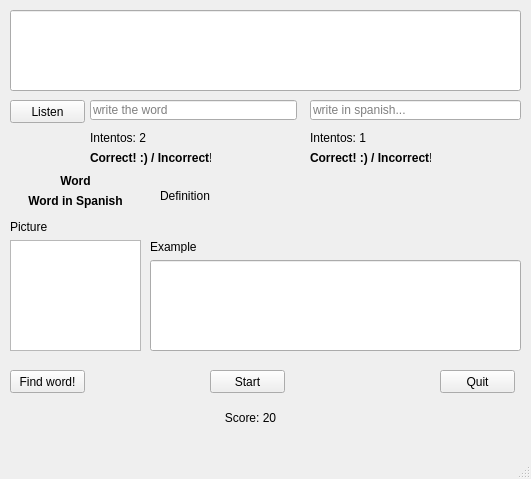
<?xml version="1.0" encoding="UTF-8"?>
<ui version="4.0">
 <class>MainWindow</class>
 <widget class="QMainWindow" name="MainWindow">
  <property name="geometry">
   <rect>
    <x>0</x>
    <y>0</y>
    <width>531</width>
    <height>479</height>
   </rect>
  </property>
  <property name="windowTitle">
   <string>MainWindow</string>
  </property>
  <widget class="QWidget" name="centralwidget">
   <widget class="QPushButton" name="pushButton_listen">
    <property name="geometry">
     <rect>
      <x>10</x>
      <y>100</y>
      <width>75</width>
      <height>23</height>
     </rect>
    </property>
    <property name="text">
     <string>Listen</string>
    </property>
   </widget>
   <widget class="QLineEdit" name="lineEdit_word_english">
    <property name="geometry">
     <rect>
      <x>90</x>
      <y>100</y>
      <width>207</width>
      <height>20</height>
     </rect>
    </property>
    <property name="placeholderText">
     <string>write the word</string>
    </property>
   </widget>
   <widget class="QLineEdit" name="lineEdit_word_spanish">
    <property name="geometry">
     <rect>
      <x>310</x>
      <y>100</y>
      <width>211</width>
      <height>20</height>
     </rect>
    </property>
    <property name="placeholderText">
     <string>write in spanish...</string>
    </property>
   </widget>
   <widget class="QLabel" name="label_ver_1">
    <property name="geometry">
     <rect>
      <x>90</x>
      <y>150</y>
      <width>121</width>
      <height>16</height>
     </rect>
    </property>
    <property name="font">
     <font>
      <weight>75</weight>
      <bold>true</bold>
     </font>
    </property>
    <property name="text">
     <string>Correct! :) / Incorrect! :(</string>
    </property>
   </widget>
   <widget class="QLabel" name="label_ver_2">
    <property name="geometry">
     <rect>
      <x>310</x>
      <y>150</y>
      <width>121</width>
      <height>16</height>
     </rect>
    </property>
    <property name="font">
     <font>
      <weight>75</weight>
      <bold>true</bold>
     </font>
    </property>
    <property name="text">
     <string>Correct! :) / Incorrect! :(</string>
    </property>
   </widget>
   <widget class="QLabel" name="label_try_1">
    <property name="geometry">
     <rect>
      <x>90</x>
      <y>130</y>
      <width>121</width>
      <height>16</height>
     </rect>
    </property>
    <property name="font">
     <font>
      <weight>50</weight>
      <italic>false</italic>
      <bold>false</bold>
      <underline>false</underline>
      <strikeout>false</strikeout>
     </font>
    </property>
    <property name="text">
     <string>Intentos: 2</string>
    </property>
    <property name="textFormat">
     <enum>Qt::AutoText</enum>
    </property>
   </widget>
   <widget class="QLabel" name="label_try_2">
    <property name="geometry">
     <rect>
      <x>310</x>
      <y>130</y>
      <width>121</width>
      <height>16</height>
     </rect>
    </property>
    <property name="text">
     <string>Intentos: 1</string>
    </property>
   </widget>
   <widget class="QLineEdit" name="lineEdit_history">
    <property name="geometry">
     <rect>
      <x>10</x>
      <y>10</y>
      <width>511</width>
      <height>81</height>
     </rect>
    </property>
   </widget>
   <widget class="QLabel" name="label_word">
    <property name="geometry">
     <rect>
      <x>10</x>
      <y>170</y>
      <width>131</width>
      <height>21</height>
     </rect>
    </property>
    <property name="font">
     <font>
      <weight>75</weight>
      <bold>true</bold>
     </font>
    </property>
    <property name="text">
     <string>Word</string>
    </property>
    <property name="alignment">
     <set>Qt::AlignCenter</set>
    </property>
   </widget>
   <widget class="QLabel" name="label_definition">
    <property name="geometry">
     <rect>
      <x>160</x>
      <y>170</y>
      <width>361</width>
      <height>51</height>
     </rect>
    </property>
    <property name="text">
     <string>Definition</string>
    </property>
   </widget>
   <widget class="QLineEdit" name="lineEdit_example">
    <property name="geometry">
     <rect>
      <x>150</x>
      <y>260</y>
      <width>371</width>
      <height>91</height>
     </rect>
    </property>
   </widget>
   <widget class="QLabel" name="label_example">
    <property name="geometry">
     <rect>
      <x>150</x>
      <y>240</y>
      <width>46</width>
      <height>13</height>
     </rect>
    </property>
    <property name="text">
     <string>Example</string>
    </property>
   </widget>
   <widget class="QGraphicsView" name="graphicsView">
    <property name="geometry">
     <rect>
      <x>10</x>
      <y>240</y>
      <width>131</width>
      <height>111</height>
     </rect>
    </property>
   </widget>
   <widget class="QLabel" name="label_pictuce">
    <property name="geometry">
     <rect>
      <x>10</x>
      <y>220</y>
      <width>46</width>
      <height>13</height>
     </rect>
    </property>
    <property name="text">
     <string>Picture</string>
    </property>
   </widget>
   <widget class="QPushButton" name="pushButton_next">
    <property name="geometry">
     <rect>
      <x>210</x>
      <y>370</y>
      <width>75</width>
      <height>23</height>
     </rect>
    </property>
    <property name="text">
     <string>Start</string>
    </property>
   </widget>
   <widget class="QPushButton" name="pushButton_quit">
    <property name="geometry">
     <rect>
      <x>440</x>
      <y>370</y>
      <width>75</width>
      <height>23</height>
     </rect>
    </property>
    <property name="text">
     <string>Quit</string>
    </property>
   </widget>
   <widget class="QLabel" name="label_score">
    <property name="geometry">
     <rect>
      <x>220</x>
      <y>410</y>
      <width>61</width>
      <height>16</height>
     </rect>
    </property>
    <property name="text">
     <string>Score: 20</string>
    </property>
    <property name="alignment">
     <set>Qt::AlignCenter</set>
    </property>
   </widget>
   <widget class="QPushButton" name="pushButton_find">
    <property name="geometry">
     <rect>
      <x>10</x>
      <y>370</y>
      <width>75</width>
      <height>23</height>
     </rect>
    </property>
    <property name="text">
     <string>Find word!</string>
    </property>
   </widget>
   <widget class="QLabel" name="label_word_spanish">
    <property name="geometry">
     <rect>
      <x>10</x>
      <y>190</y>
      <width>131</width>
      <height>21</height>
     </rect>
    </property>
    <property name="font">
     <font>
      <weight>75</weight>
      <bold>true</bold>
     </font>
    </property>
    <property name="text">
     <string>Word in Spanish</string>
    </property>
    <property name="alignment">
     <set>Qt::AlignCenter</set>
    </property>
   </widget>
  </widget>
  <widget class="QMenuBar" name="menubar">
   <property name="geometry">
    <rect>
     <x>0</x>
     <y>0</y>
     <width>531</width>
     <height>21</height>
    </rect>
   </property>
  </widget>
  <widget class="QStatusBar" name="statusbar"/>
 </widget>
 <resources/>
 <connections/>
</ui>
